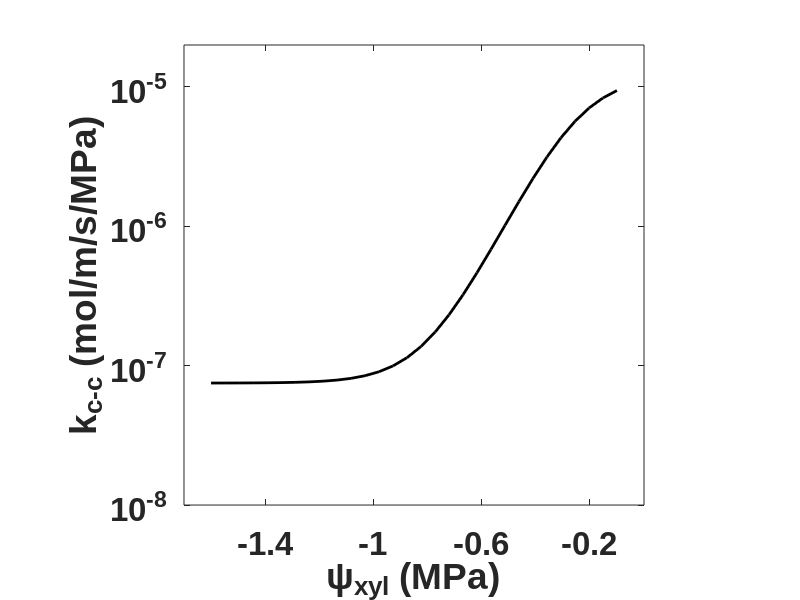

MATLAB code for this plot: (Note: this script raises an error after producing the figure.)
% code_for_alternative_architecture_local_equilibrium_SI_Fig_S20.m
% Description: This code executes the mathematical model developed in SI
% Section S10 in the paper titled, "Loss of plasma membrane conductance of 
% outside-xylem zone explains non-stomatal control of transpiration" for 
% alternative architecture 1: local equilibrium between cells and air 
% spaces. We generate 3 predictions (mean and bounds of uncertainty 
% interval) with npoints (see below) being the number of points in the 
% discretized domain for each prediction. npoints are distributed across 
% four ranges in psi_xyl: -0.4 to 0; -0.8 to -0.4; -1.2 to -0.8 and -1.6 to
% -1.2 (MPa). The prediction mean and bounds of uncertainty interval is 
% then compared to the data mean +/- S.E. 
% This code uses the following MATLAB toolboxes:
% 1. Optimization Toolbox
% Code developed by: Sabyasachi Sen
% Email: ss3945@cornell.edu
% Affiliation: Cornell University
% Created: February 8, 2025
% Last Modified: February 10, 2025
% Copyright (c) 2025 Sabyasachi Sen
% If you use this code in your research, please cite as:
% "Sabyasachi Sen (2025). 
% code_for_alternative_architecture_local_equilibrium_SI_Fig_S20.m
% Retrieved from manuscript titled: Loss of plasma membrane conductance of 
% outside-xylem zone explains non-stomatal control of transpiration"
% This code is provided under the MIT License.
% For full license terms, see: https://opensource.org/licenses/MIT

clear;
close all;
clc;

%% Thermodynamic parameters (see Table S3 in SI Section S10)

leaf_temp=309; % leaf temperature (=36C) in Kelvin
p_sat=5946.178; % saturation pressure in Pa at 36C
R=8.314; % universal gas constant in SI units Pa.m3/K/mol
v_bar=18e-6; % molar volume of water in m3/mol
c=39.45; % molar concentration of air in mol/m3
D=2.5e-5; % diffusivity of water vapor in air in m2/s
p_atm=101325; % atmospheric pressure in Pa
kai_0=p_sat/p_atm; % reference mole fraction of water vapor at leaf temperature

%% Introduce uncertainty in parameters to generate uncertainty interval in predictions (see Tables S4 and S5 in SI Section S10)

% Notation: variable name: high, mid, low values
A_cc_arr=[5e-9, 6e-9, 7e-9]; % x-sectional area for flow in cell-to-cell path (in m2)
A_vap_arr=[5e-9, 5.5e-9, 6e-9]; % x-sectional area for flow in apoplasmic path (in m2)
bs_tortuosity_arr=[1, 2, 3]; % bundle sheath tortuosity (dimensionless)
mes_tortuosity_arr=[1, 2, 3]; % mesophyll tortuosity (dimensionless)
k_cc_max_arr=[12e-6, 11e-6, 10e-6]; % maximum cell-to-cell conductivity in mol/m/s/MPa
k_cc_min_arr=[7.5e-8, 7e-8, 6.5e-8]; % minimum cell-to-cell conductivity in mol/m/s/MPa
k_cc_trigger_arr=[-0.24e6, -0.23e6, -0.22e6]; % xylem stress at which 'characteristic' loss of cell-to-cell conductivity occurs (in Pa)
k_cc_decline_sensitivity_arr=[0.9e-5, 1e-5, 1.1e-5]; % determines sensitivity of cell-to-cell conductivity to xylem stress in MPa^(-1)

%% Constant leaf anatomical parameters (see Table S4 in SI Section S10)

L_total=2e-4; % total thickness of leaf in m
L_ad=L_total/2; % Assume half-thickness of leaf 
L_ab=L_total/2; % Assume half-thickness of leaf 
L_bs=L_ad/3; % Assume bundle sheath occupies 1/3rd of leaf thickness
A_cw=0.08e-9; % x-sectional area for flow in cell wall (in m2)

%% Constant transport parameters (see Table S5 in SI Section S10)

kappa_mes_mem=7e-6; % hydraulic conductivity of mesophyll membranes at cell-air space interface in mol/m/s/MPa: Rockwell review undersaturation - use higher end of L_p 
kappa_bs_mem=kappa_mes_mem; % hydraulic conductivity of bundle sheath membranes at cell-air space interface in mol/m/s/MPa: Rockwell review undersaturation - use higher end of L_p 
gs_ad=90e-3; % adaxial stomatal conductance in mol/m2/s
gs_ab=90e-3; % abaxial stomatal conductance in mol/m2/s
gs=(gs_ad+gs_ab)*1e3; % total stomatal conductance in mmol/m2/s: will be used to calculate transpiration rate

%% Driving forces for transpiration

% psi_xylem sweep
npoints=30; % number of nodes in the discretized domain
psi_xylem=flipud(linspace(-1.6,-0.1,npoints)')*1e6; % xylem water potential in Pa
xylem_means=[-0.2;-0.6;-1;-1.4]; % for plotting in bins

% VPD sweep 
rel_hum = flipud(linspace(0.36,0.7,npoints)'); % relative humidity of bulk air outside the leaf
vpd = p_sat*(1-rel_hum)/1e3; % vpd in kPa: the mean vpd in our measurements is ~3.8 kPa which is the last element in the vpd array here

%% Finite difference discretization parameters:

N=1000; % Total # of nodes including boundary nodes
h=L_total/(N-1); % interval between nodes

%% Coordinates along leaf thickness direction (in metres)

coords_ad=linspace(0,L_ad,N)'; % adaxial coordinates
coords_ab=linspace(-L_ab,0,N)'; % abaxial coordinates
coords_bs_ad=coords_ad(1:round(N/3)); % adaxial bundle sheath coordinates
coords_bs_ab=coords_ab(round(2*N/3)+1:end); % abaxial bundle sheath coordinates
coords_mes_ad=coords_ad(round(N/3):end); % adaxial mesophyll coordinates
coords_mes_ab=coords_ab(1:round(2*N/3)+1); % abaxial mesophyll coordinates
coordinates_ad=coords_ad*1e6; % coordinates for adaxial section: microns for plotting
coordinates_ab=coords_ab*1e6; % coordinates for abaxial section: microns for plotting

%% Loop through 3 sets of parameters

for ii=1:3

    % Variable leaf anatomical parameters and transport parameters (see Tables S4 and S5 in SI Section S10)

    bs_tortuosity=bs_tortuosity_arr(ii); % bundle sheath tortuosity
    mes_tortuosity=mes_tortuosity_arr(ii); % mesophyll tortuosity

    k_bs_vap=c*D*v_bar*kai_0/(R*leaf_temp)/bs_tortuosity/1e-6; % hydraulic conductivity of vapor in bundle sheath in mol/m/s/MPa; this assumes driving force for transport is water potential. Ref: Rockwell 2014
    k_mes_vap=c*D*v_bar*kai_0/(R*leaf_temp)/mes_tortuosity/1e-6; % hydraulic conductivity of vapor in mesophyll in mol/m/s/MPa; this assumes driving force for transport is water potential. Ref: Rockwell 2014
    
    k_bs_cw=2.7e-6/bs_tortuosity; % hydraulic conductivity of bundle sheath cell wall in mol/m/s/MPa; this assumes driving force for transport is water potential gradient. Refs: Michael potato parenchyma 1997; Rockwell et al. 2022
    k_mes_cw=2.7e-6/mes_tortuosity; % hydraulic conductivity of mesophyll cell wall in mol/m/s/MPa; this assumes driving force for transport is water potential gradient. Refs: Michael potato parenchyma 1997; Rockwell et al. 2022

    A_cc=A_cc_arr(ii); % see SI Section S10 for choice of A_cc
    A_vap=A_vap_arr(ii); % see SI Section S10 for choice of A_vap
                
    %% Tissue hydraulic conductivity parameters 
    
    % Cell-to-cell hydraulic parameters for current iteration
    k_cc_max=k_cc_max_arr(ii); 
    k_cc_decline_sensitivity=k_cc_decline_sensitivity_arr(ii); 
    k_cc_trigger=k_cc_trigger_arr(ii); 
    k_cc_min=k_cc_min_arr(ii); 
    % sigmoid function
    k_cc_arr=k_cc_max*1./(1+exp(-k_cc_decline_sensitivity*(psi_xylem-k_cc_trigger)))+k_cc_min; 
    
    % plot kappa_mem vs psi_xyl
    figure(1);hold on;
    plot(psi_xylem/1e6,k_cc_arr,'k-','linewidth',2);hold on;
    pbaspect([1 1 1]);
    ylabel('k_{c-c} (mol/m/s/MPa)');ylim([1e-8 2e-5]);
    xlabel('\psi_{xyl} (MPa)');xlim([-1.7 0]);xticks(flipud(xylem_means));
    set(gca,'fontsize',24,'ticklabelinterpreter','tex','fontname','Arial','fontweight','bold','yscale','log');
    box on;ax=gca;ax.LineWidth = 2;
    
    %% Solution
    
    % Initialize arrays that will contain the solutions: psi_cc and psi_apo (in Pa)
    psi_bs_cc_ad_arr=zeros(length(psi_xylem),length(rel_hum)); % psi_cc in bundle sheath adaxial domain
    psi_bs_cc_ab_arr=zeros(length(psi_xylem),length(rel_hum)); % psi_cc in bundle sheath abaxial domain
    psi_bs_apo_ad_arr=zeros(length(psi_xylem),length(rel_hum)); % psi_apo in bundle sheath adaxial domain
    psi_bs_apo_ab_arr=zeros(length(psi_xylem),length(rel_hum)); % psi_apo in bundle sheath abaxial domain

    psi_mes_cc_ad_N=zeros(length(psi_xylem),length(rel_hum)); % psi_cc in mesophyll adaxial domain
    psi_mes_cc_ab_N=zeros(length(psi_xylem),length(rel_hum)); % psi_cc in mesophyll abaxial domain
    psi_mes_apo_ad_N=zeros(length(psi_xylem),length(rel_hum)); % psi_apo in mesophyll adaxial domain
    psi_mes_apo_ab_N=zeros(length(psi_xylem),length(rel_hum)); % psi_apo in mesophyll abaxial domain
    
    for i=1:length(psi_xylem)
    
        k_cc=k_cc_arr(i); % Cell-to-cell conductivity 
        
        for j=1:length(rel_hum)
    
            % see SI Section S10 for details of these constants
            % a1, a2, b1, and b2 multiply the derivates in SI equations S30 and S31
            a1=kappa_bs_mem/(k_cc*A_cc); 
            a2=kappa_bs_mem/(k_bs_cw*A_cw + k_bs_vap*A_vap);
            
            b1=kappa_mes_mem/(k_cc*A_cc); 
            b2=kappa_mes_mem/(k_mes_cw*A_cw + k_mes_vap*A_vap);
            
            % r3 and s3 are the roots of the auxiliary equation: see SI equation S43
            r3=+sqrt(a1+a2);
            s3=+sqrt(b1+b2);
            
            % solve for the unknown x's ('alpha's in SI equations S44 and S45)
            init=[-1e6,-1e8,-10,-1e6,-2e6,-2e8,-20,-2e6,-1.5e6,-1.5e8,-25,-1.5e6,-2.5e6,-2.5e8,-30,-2.5e6];
            x=fsolve(@(x)solver_separate_bs_and_mesophyll(x,psi_xylem(i),rel_hum(j),a1,a2,b1,b2,r3,s3,L_ad,L_ab,L_bs,gs_ad,gs_ab,p_sat,v_bar,R,leaf_temp,k_mes_vap,k_bs_vap,k_mes_cw,k_bs_cw,p_atm,A_cc,A_vap,A_cw),init);
            
            %  psi_bs
            psi_bs_cc_ad_arr=x(1) + x(2)*coords_bs_ad + x(3)*exp(r3*coords_bs_ad) + x(4)*exp(-r3*coords_bs_ad);
            psi_bs_apo_ad_arr=x(1) + x(2)*coords_bs_ad - a2*x(3)*exp(r3*coords_bs_ad)/a1 - a2*x(4)*exp(-r3*coords_bs_ad)/a1;
            psi_bs_cc_ab_arr=x(5) + x(6)*coords_bs_ab + x(7)*exp(r3*coords_bs_ab) + x(8)*exp(-r3*coords_bs_ab);
            psi_bs_apo_ab_arr=x(5) + x(6)*coords_bs_ab - a2*x(7)*exp(r3*coords_bs_ab)/a1 - a2*x(8)*exp(-r3*coords_bs_ab)/a1;
            
            % psi_mes
            psi_mes_cc_ad_arr=x(9) + x(10)*coords_mes_ad + x(11)*exp(s3*coords_mes_ad) + x(12)*exp(-s3*coords_mes_ad);
            psi_mes_apo_ad_arr=x(9) + x(10)*coords_mes_ad - b2*x(11)*exp(s3*coords_mes_ad)/b1 - b2*x(12)*exp(-s3*coords_mes_ad)/b1;
            psi_mes_cc_ab_arr=x(13) + x(14)*coords_mes_ab + x(15)*exp(s3*coords_mes_ab) + x(16)*exp(-s3*coords_mes_ab);
            psi_mes_apo_ab_arr=x(13) + x(14)*coords_mes_ab - b2*x(15)*exp(s3*coords_mes_ab)/b1 - b2*x(16)*exp(-s3*coords_mes_ab)/b1;        
            
            % Combining the two cell-to-cell domains
            psi_cc_ab_arr=[psi_mes_cc_ab_arr(1:end-1);psi_bs_cc_ab_arr];
            psi_cc_ad_arr=[psi_bs_cc_ad_arr(1:end-1);psi_mes_cc_ad_arr];
            
            % Combining the two apoplasm domains
            psi_apo_ab_arr=[psi_mes_apo_ab_arr(1:end-1);psi_bs_apo_ab_arr];
            psi_apo_ad_arr=[psi_bs_apo_ad_arr(1:end-1);psi_mes_apo_ad_arr];

            % Terminal apoplast and symplast potentials on adaxial side 
            psi_mes_cc_ad_N(i,j)=psi_mes_cc_ad_arr(end)/1e6; % divide by 1e6 to convert from Pa to MPa
            psi_mes_apo_ad_N(i,j)=psi_mes_apo_ad_arr(end)/1e6; % divide by 1e6 to convert from Pa to MPa 
            
            % Terminal apoplast and symplast potentials on abaxial side 
            psi_mes_cc_ab_N(i,j)=psi_mes_cc_ab_arr(end)/1e6; % divide by 1e6 to convert from Pa to MPa
            psi_mes_apo_ab_N(i,j)=psi_mes_apo_ab_arr(end)/1e6; % divide by 1e6 to convert from Pa to MPa
                    
        end
        
        k_cc_exp=floor(log10(k_cc));
        k_cc_a=k_cc/(10^k_cc_exp);

        % Plot psi_apoplast vs z
        figure(2);
        plot([psi_cc_ab_arr; psi_cc_ad_arr]/1e6,[coordinates_ab; coordinates_ad],[psi_apo_ab_arr; psi_apo_ad_arr]/1e6,[coordinates_ab; coordinates_ad],'linewidth',4);
        pbaspect([1 1 1]);
        xlabel('\psi(MPa)','interpreter','tex');xlim([-20 0]);
        ylabel('z (\mu m)','interpreter','tex');ylim([-110 110]);
        set(gca,'fontsize',24,'ticklabelinterpreter','tex','FontName','Arial','FontWeight','Bold');
        title(sprintf('k_{c-c} = %.2f \\times 10^{%d} mol/m/s/MPa',k_cc_a,k_cc_exp),'FontSize',20,'Interpreter','tex');
        legend1=legend(sprintf('\\psi_{c-c}'),sprintf('\\psi_{apo}'),'interpreter','tex');
        set(legend1,'Position',[0.157149113714695 0.748901596398512 0.159461545944213 0.147857143765404],'Interpreter','tex','FontSize',20,'FontName','Arial');
        box on;ax=gca;ax.LineWidth = 2;
        drawnow();
        thisFrame=getframe(gcf);
        size(thisFrame.cdata)
        % Write this frame out to a new video file.
        myMovie1(i) = thisFrame;

    end
    
    %% Calculate goxz
    % Note: here, e_xyl, e_i - all "e"s are vapor pressures
    
    e_xyl=p_sat.*exp(v_bar*psi_xylem./(R*leaf_temp)); % equivalent vapor pressure at xylem water potential 
    e_air=p_sat-vpd(end)*1e3; % vapor pressure in the air outside the leaf
    e_i_high_vpd=p_sat.*exp(v_bar*psi_mes_apo_ad_N(:,end)*1e6./(R*leaf_temp)); % equivalent vapor pressure at AquaDust water potential in the ssc
    rh=e_i_high_vpd./p_sat; % relative humidity in the ssc
    e=gs*(e_i_high_vpd-e_air)/p_atm; % calculate transpiration rate e
    goxz_all=e./(e_xyl-e_i_high_vpd)*p_atm; % calculate g_oxz
    goxz_all=goxz_all.*ones(length(psi_xylem),length(psi_xylem));
    goxz=goxz_all(:,1); % extract g_oxz (here, there is no variation of g_oxz with VPD so any column will do)
    
    %% Calculate model prediction mean and max/min to generate uncertainty intervals
    
    % binned rh predictions
    rh_bin1=rh(psi_xylem>-0.4e6);
    rh_bin2=rh(psi_xylem<-0.4e6 & psi_xylem>-0.8e6);
    rh_bin3=rh(psi_xylem<-0.8e6 & psi_xylem>-1.2e6);
    rh_bin4=rh(psi_xylem<-1.2e6 & psi_xylem>=-1.6e6);
    
    % binned goxz predictions
    goxz_bin1=goxz(psi_xylem>-0.4e6);
    goxz_bin2=goxz(psi_xylem<-0.4e6 & psi_xylem>-0.8e6);
    goxz_bin3=goxz(psi_xylem<-0.8e6 & psi_xylem>-1.2e6);
    goxz_bin4=goxz(psi_xylem<-1.2e6 & psi_xylem>=-1.6e6);

    if ii==1 % upper bound on uncertainty interval

        rh_bin1_max=mean(rh_bin1);
        rh_bin2_max=mean(rh_bin2);
        rh_bin3_max=mean(rh_bin3);
        rh_bin4_max=mean(rh_bin4);

        goxz_bin1_max=mean(goxz_bin1);
        goxz_bin2_max=mean(goxz_bin2);
        goxz_bin3_max=mean(goxz_bin3);
        goxz_bin4_max=mean(goxz_bin4);
    
    elseif ii==2 % mean prediction

        rh_bin1_mean=mean(rh_bin1);rh_bin1_pos_err=rh_bin1_max-rh_bin1_mean; % compute difference between upper bound on uncertainty interval and mean
        rh_bin2_mean=mean(rh_bin2);rh_bin2_pos_err=rh_bin2_max-rh_bin2_mean;
        rh_bin3_mean=mean(rh_bin3);rh_bin3_pos_err=rh_bin3_max-rh_bin3_mean;
        rh_bin4_mean=mean(rh_bin4);rh_bin4_pos_err=rh_bin4_max-rh_bin4_mean;

        goxz_bin1_mean=mean(goxz_bin1);goxz_bin1_pos_err=goxz_bin1_max-goxz_bin1_mean; % compute difference between upper bound on uncertainty interval and mean
        goxz_bin2_mean=mean(goxz_bin2);goxz_bin2_pos_err=goxz_bin2_max-goxz_bin2_mean;
        goxz_bin3_mean=mean(goxz_bin3);goxz_bin3_pos_err=goxz_bin3_max-goxz_bin3_mean;
        goxz_bin4_mean=mean(goxz_bin4);goxz_bin4_pos_err=goxz_bin4_max-goxz_bin4_mean;
    
    else % lower bound on uncertainty interval

        rh_bin1_min=mean(rh_bin1);rh_bin1_neg_err=rh_bin1_mean-rh_bin1_min; % compute difference between mean and lower bound on uncertainty interval
        rh_bin2_min=mean(rh_bin2);rh_bin2_neg_err=rh_bin2_mean-rh_bin2_min;
        rh_bin3_min=mean(rh_bin3);rh_bin3_neg_err=rh_bin3_mean-rh_bin3_min;
        rh_bin4_min=mean(rh_bin4);rh_bin4_neg_err=rh_bin4_mean-rh_bin4_min;

        goxz_bin1_min=mean(goxz_bin1);goxz_bin1_neg_err=goxz_bin1_mean-goxz_bin1_min; % compute difference between mean and lower bound on uncertainty interval
        goxz_bin2_min=mean(goxz_bin2);goxz_bin2_neg_err=goxz_bin2_mean-goxz_bin2_min;
        goxz_bin3_min=mean(goxz_bin3);goxz_bin3_neg_err=goxz_bin3_mean-goxz_bin3_min;
        goxz_bin4_min=mean(goxz_bin4);goxz_bin4_neg_err=goxz_bin4_mean-goxz_bin4_min;
    end

end

%% Plotting prediction mean and uncertainty interval

rh_neg_err=[rh_bin1_neg_err;rh_bin2_neg_err;rh_bin3_neg_err;rh_bin4_neg_err];
rh_pos_err=[rh_bin1_pos_err;rh_bin2_pos_err;rh_bin3_pos_err;rh_bin4_pos_err];
rh_means_model=[rh_bin1_mean;rh_bin2_mean;rh_bin3_mean;rh_bin4_mean];

figure(2);
bar(xylem_means,rh_means_model,0.5,'linewidth',2);hold on;
pbaspect([1 1 1]);
er=errorbar(xylem_means,rh_means_model,rh_neg_err,rh_pos_err,'linewidth',2);
er.Color=[0 0 0];                            
er.LineStyle='none';  
ylabel('\it{h}_{ssc}^{apo}');ylim([0.9 1.01]);
xlabel('\psi_{xyl} (MPa)');xlim([-1.7 0]);xticks(flipud(xylem_means));
set(gca,'fontsize',24,'ticklabelinterpreter','tex','FontName','Arial','fontweight','bold');
box on;ax=gca;ax.LineWidth = 2;

goxz_neg_err=[goxz_bin1_neg_err;goxz_bin2_neg_err;goxz_bin3_neg_err;goxz_bin4_neg_err];
goxz_pos_err=[goxz_bin1_pos_err;goxz_bin2_pos_err;goxz_bin3_pos_err;goxz_bin4_pos_err];
goxz_means_model=[goxz_bin1_mean;goxz_bin2_mean;goxz_bin3_mean;goxz_bin4_mean];

figure(3);
bar(xylem_means,goxz_means_model,0.5,'linewidth',2);hold on;
pbaspect([1 1 1]);
er=errorbar(xylem_means,goxz_means_model,goxz_neg_err,goxz_pos_err,'linewidth',2);
er.Color=[0 0 0];                            
er.LineStyle='none';
ylabel('{\itg}_{oxz} (mmol/m^2/s)');ylim([4e2 6e4]);
xlabel('\psi_{xyl} (MPa)');xlim([-1.7 0]);xticks(flipud(xylem_means));
set(gca,'fontsize',24,'ticklabelinterpreter','tex','FontName','Arial','fontweight','bold','yscale','log');
box on;ax=gca;ax.LineWidth = 2;

%% plot h_ssc^apo expt and model together

% rh expt data from Fig. 2c
rh_means_expt=[0.992847001815885;0.946963460686416;0.929521991233521;0.919537568810321];
rh_se_expt=[0.00180002577421479;0.0201784472288282;0.0131077713211281;0.0122904973618615];

figure(4);
b1=bar(xylem_means,[rh_means_expt zeros(length(rh_means_expt),1)],'grouped','linewidth',2);hold on;
x=NaN(2,4);
for i = 1:2
    x(i,:) = b1(i).XEndPoints;
end
errorbar(x',[rh_means_expt zeros(length(rh_means_expt),1)],[rh_se_expt zeros(length(rh_se_expt),1)],[rh_se_expt zeros(length(rh_se_expt),1)],'k','linestyle','none','linewidth',2);

b2=bar(xylem_means,[zeros(length(rh_means_model),1) rh_means_model],'grouped','linewidth',2);hold on;
for i = 1:2
    x(i,:) = b2(i).XEndPoints;
end
errorbar(x',[zeros(length(rh_means_model),1) rh_means_model],[zeros(length(rh_neg_err),1) rh_neg_err],[zeros(length(rh_pos_err),1) rh_pos_err],'k','linestyle','none','linewidth',2);

xlabel('\psi_{xyl} (MPa)');xlim([-1.7 0]);xticks(flipud(xylem_means));
ylabel('\it{h}_{ssc}^{apo}');ylim([0.9 1.01]);
set(gca,'fontsize',24,'ticklabelinterpreter','tex','FontName','Arial','fontweight','bold');
pbaspect([1 1 1]);
legend([b1(1) b2(2)],'Experiment','Model','Position',[0.265625 0.757142857142857 0.283928571428571 0.129761904761905]);
b2(2).FaceColor(1,:)=[0.8500 0.3250 0.0980];
box on;ax=gca;ax.LineWidth = 2;

%% plot goxz expt and model together

% goxz expt data from Fig. 2e
goxz_means_expt=[38556.2258047020;5667.33817184295;2422.37978608609;1541.23262663729];
goxz_se_expt=[13600.6249811751;1367.98145675526;303.839465584318;290.498308255051];

figure(5);
b1=bar(xylem_means,[goxz_means_expt zeros(length(goxz_means_expt),1)],'grouped','linewidth',2);hold on;
x=NaN(2,4);
for i = 1:2
    x(i,:) = b1(i).XEndPoints;
end
errorbar(x',[goxz_means_expt zeros(length(goxz_means_expt),1)],[goxz_se_expt zeros(length(goxz_se_expt),1)],[goxz_se_expt zeros(length(goxz_se_expt),1)],'k','linestyle','none','linewidth',2);

b2=bar(xylem_means,[zeros(length(goxz_means_model),1) goxz_means_model],'grouped','linewidth',2);hold on;
for i = 1:2
    x(i,:) = b2(i).XEndPoints;
end
errorbar(x',[zeros(length(goxz_means_model),1) goxz_means_model],[zeros(length(goxz_neg_err),1) goxz_neg_err],[zeros(length(goxz_pos_err),1) goxz_pos_err],'k','linestyle','none','linewidth',2);

xlabel('\psi_{xyl} (MPa)');xlim([-1.7 0]);xticks(flipud(xylem_means));
ylabel('{\itg}_{oxz} (mmol/m^2/s)');ylim([6e2 8e4]);
set(gca,'fontsize',24,'ticklabelinterpreter','tex','FontName','Arial','fontweight','bold','yscale','log');
pbaspect([1 1 1]);
legend([b1(1) b2(2)],'Experiment','Model','Position',[0.265625 0.757142857142857 0.283928571428571 0.129761904761905]);
b2(2).FaceColor(1,:)=[0.8500 0.3250 0.0980];
box on;ax=gca;ax.LineWidth = 2;

%% save workspace variables

filename='workspace_variables.mat';
save(filename);